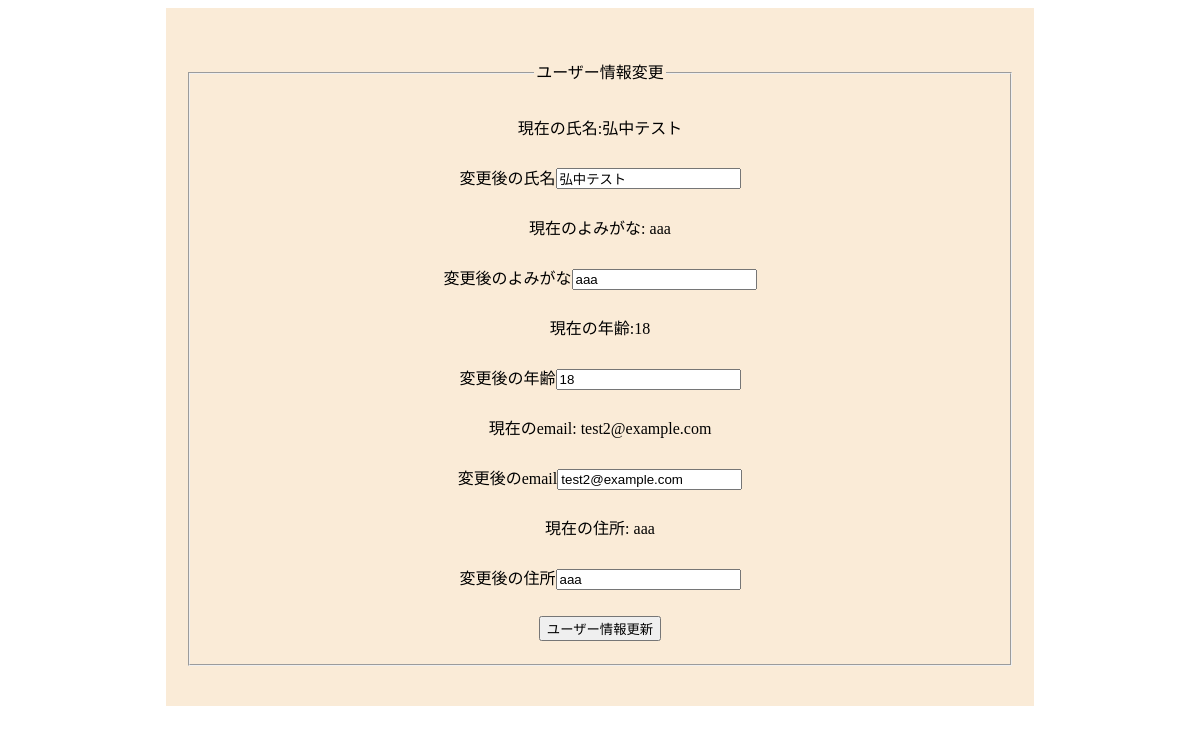
Page /user_edit.php (signed in) on the committed database.
### tables this page shows
CREATE TABLE `user_table` (
  `id` int(11) NOT NULL,
  `user_name` varchar(128) NOT NULL,
  `user_ruby` varchar(128) NOT NULL,
  `user_pw` varchar(128) NOT NULL,
  `user_age` int(11) NOT NULL,
  `user_email` varchar(128) NOT NULL,
  `user_address` varchar(128) NOT NULL,
  `is_admin` int(1) NOT NULL,
  `is_deleted` int(1) NOT NULL,
  `created_at` datetime NOT NULL,
  `updated_at` datetime NOT NULL
);

### user_edit.php (the view, shortened to what this page needs)
<?php
$user_id = $_SESSION['user_id'];
$pdo = connect_to_db();
$sql = 'SELECT * FROM user_table WHERE id = :user_id';
$stmt = $pdo->prepare($sql);
$stmt->bindValue(':user_id', $user_id);
$stmt->execute();
$member = $stmt->fetch();
$user_name = $member['user_name'];
$user_ruby = $member['user_ruby'];
$user_age = $member['user_age'];
$user_email = $member['user_email'];
$user_address = $member['user_address'];
?>
<!DOCTYPE html>
<html lang="ja">
<head>
  <link rel="stylesheet" href="style.css">
</head>
<body>
  <div class="wrapper">
    <form action="user_update.php" method="POST">
      <fieldset>
        <legend>ユーザー情報変更</legend>
        <div>
          現在の氏名:<?php echo $user_name; ?>
        </div>
        <div>
          変更後の氏名<input type="text" name="user_name" value="<?php echo $user_name; ?>">
        </div>
        <div>
          現在のよみがな: <?php echo $user_ruby; ?>
        </div>
        <div>
          変更後のよみがな<input type="text" name="user_ruby" value="<?php echo $user_ruby; ?>">
        </div>
        <div>
          現在の年齢:<?php echo $user_age; ?>
        </div>
        <div>
          変更後の年齢<input type="number" name="user_age" value="<?php echo $user_age; ?>">
        </div>
        <div>
          現在のemail: <?php echo $user_email; ?>
        </div>
        <div>
          変更後のemail<input type="email" name="user_email" value="<?php echo $user_email; ?>">
        </div>
        <div>
          現在の住所: <?php echo $user_address; ?>
        </div>
        <div>
          変更後の住所<input type="text" name="user_address" value="<?php echo $user_address; ?>">
        </div>
        <input type="submit" value="ユーザー情報更新">
      </fieldset>
    </form>
  </div>
</body>
</html>

### style.css (style rules this page uses)
.wrapper { width: 70%; margin: 0 auto; padding: 40px 20px 40px; background-color: antiquewhite; text-align: center; line-height: 50px; }

### rows in the picture
user_table: user_name "弘中テスト", user_ruby "aaa", user_age "18", user_email "test2@example.com", user_address "aaa"
